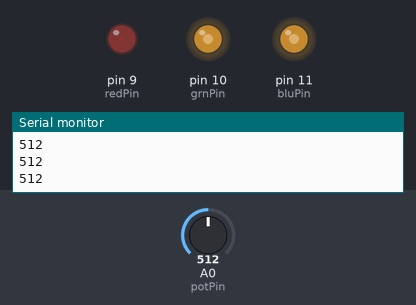
This sketch was run on a simulated Arduino Uno, built with avr-gcc and run on an emulated ATmega328P. On the bench: output pins drawn as LEDs (lit = HIGH), the last lines printed to the serial monitor. Inputs (shaded band) come from the test bench; at power-on: A0 (potPin) = 512.

Above: at 1.2 s.
1.3 s: A0 (potPin) set to 331
At 2.5 s:
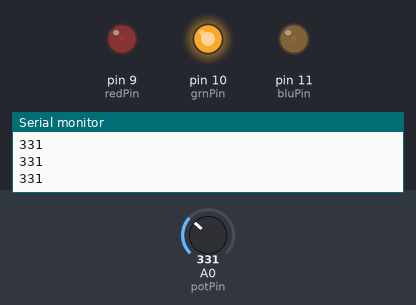
2.8 s: A0 (potPin) set to 511
At 3.7 s:
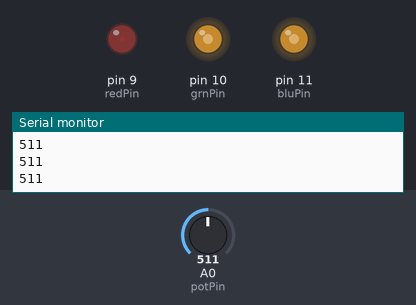
4.3 s: A0 (potPin) set to 692
At 4.8 s:
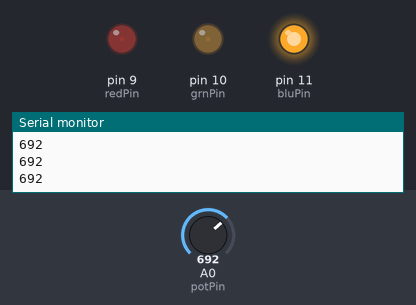
5.8 s: A0 (potPin) set to 900
At 7.0 s:
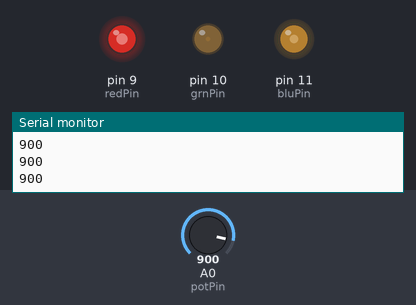
7.3 s: A0 (potPin) set to 1023
At 8.3 s:
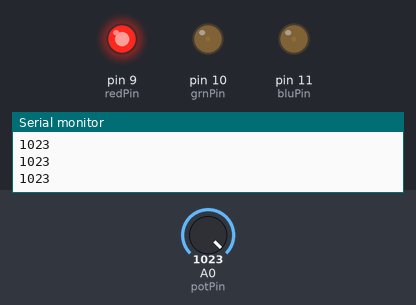
8.8 s: A0 (potPin) set to 122
At 9.5 s:
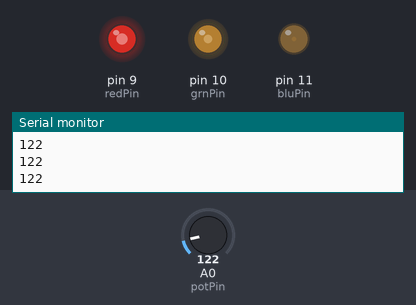
Timing chart, 0 to 11.3 s (numbered marks = the images above; inputs shaded):
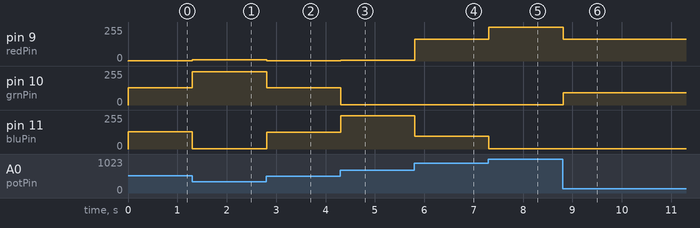

Measured:
- after the input at 1.3 s, pin 9 (redPin): 1/255 → 8/255 at once; pin 10 (grnPin): 128/255 → 248/255 at once; pin 11 (bluPin): 128/255 → 1/255 at once
- after the input at 2.8 s, pin 9 (redPin): 8/255 → 1/255 at once; pin 10 (grnPin): 248/255 → 129/255 at once; pin 11 (bluPin): 1/255 → 127/255 at once
- after the input at 4.3 s, pin 9 (redPin): 1/255 → 6/255 at once; pin 10 (grnPin): 129/255 → 1/255 at once; pin 11 (bluPin): 127/255 → 250/255 at once
- after the input at 5.8 s, pin 9 (redPin): 6/255 → 162/255 at once; pin 11 (bluPin): 250/255 → 94/255 at once
- after the input at 7.3 s, pin 9 (redPin): 162/255 → 255/255 at once; pin 11 (bluPin): 94/255 → 1/255 at once
- after the input at 8.8 s, pin 9 (redPin): 255/255 → 165/255 at once; pin 10 (grnPin): 1/255 → 91/255 at once

The sketch:

Potentiometer.ino
```cpp
/*
  Code for making one potentiometer control 3 LEDs, red, grn and blu, or one tri-color LED
  The program cross-fades from red to grn, grn to blu, and blu to red
  Clay Shirky <clay.shirky@nyu.edu>
*/

// INPUT: Potentiometer should be connected to 5V and GND
int potPin = A0; // Potentiometer output connected to analog pin 3
int potVal = 0; // Variable to store the input from the potentiometer

// OUTPUT: Use digital pins 9-11, the Pulse-width Modulation (PWM) pins
// LED's cathodes should be connected to digital GND
int redPin = 9;   // Red LED,   connected to digital pin 9
int grnPin = 10;  // Green LED, connected to digital pin 10
int bluPin = 11;  // Blue LED,  connected to digital pin 11

// Program variables
int redVal = 0;   // Variables to store the values to send to the pins
int grnVal = 0;
int bluVal = 0;

void setup()
{
  Serial.begin(9600);

  pinMode(redPin, OUTPUT);   // sets the pins as output
  pinMode(grnPin, OUTPUT);
  pinMode(bluPin, OUTPUT);
}

// Main program
void loop()
{
  potVal = analogRead(potPin);   // read the potentiometer value at the input pin
  Serial.println(potVal);

  if (potVal < 341)  // Lowest third of the potentiometer's range (0-340)
  {
    potVal = (potVal * 3) / 4; // Normalize to 0-255

    redVal = 256 - potVal;  // Red from full to off
    grnVal = potVal;        // Green from off to full
    bluVal = 1;             // Blue off
  }
  else if (potVal < 682) // Middle third of potentiometer's range (341-681)
  {
    potVal = ( (potVal - 341) * 3) / 4; // Normalize to 0-255

    redVal = 1;            // Red off
    grnVal = 256 - potVal; // Green from full to off
    bluVal = potVal;       // Blue from off to full
  }
  else  // Upper third of potentiometer"s range (682-1023)
  {
    potVal = ( (potVal - 683) * 3) / 4; // Normalize to 0-255

    redVal = potVal;       // Red from off to full
    grnVal = 1;            // Green off
    bluVal = 256 - potVal; // Blue from full to off
  }
  analogWrite(redPin, redVal);   // Write values to LED pins
  analogWrite(grnPin, grnVal);
  analogWrite(bluPin, bluVal);
}
```
